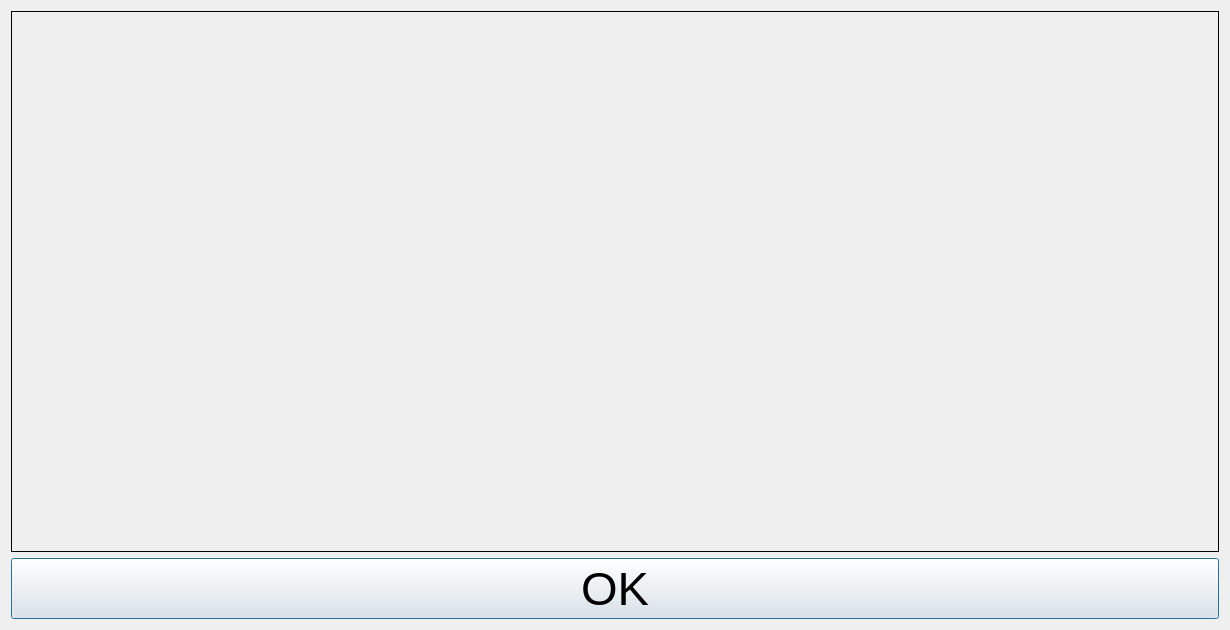
<?xml version="1.0" encoding="UTF-8"?>
<ui version="4.0">
 <class>NostoReply</class>
 <widget class="QDialog" name="NostoReply">
  <property name="windowModality">
   <enum>Qt::ApplicationModal</enum>
  </property>
  <property name="geometry">
   <rect>
    <x>0</x>
    <y>0</y>
    <width>1230</width>
    <height>630</height>
   </rect>
  </property>
  <property name="windowTitle">
   <string>Dialog</string>
  </property>
  <layout class="QVBoxLayout" name="verticalLayout">
   <item>
    <widget class="QLabel" name="label">
     <property name="font">
      <font>
       <pointsize>60</pointsize>
      </font>
     </property>
     <property name="frameShape">
      <enum>QFrame::Box</enum>
     </property>
     <property name="text">
      <string/>
     </property>
    </widget>
   </item>
   <item>
    <widget class="QPushButton" name="pushButton">
     <property name="font">
      <font>
       <pointsize>35</pointsize>
      </font>
     </property>
     <property name="text">
      <string>OK</string>
     </property>
    </widget>
   </item>
  </layout>
 </widget>
 <resources/>
 <connections/>
</ui>
